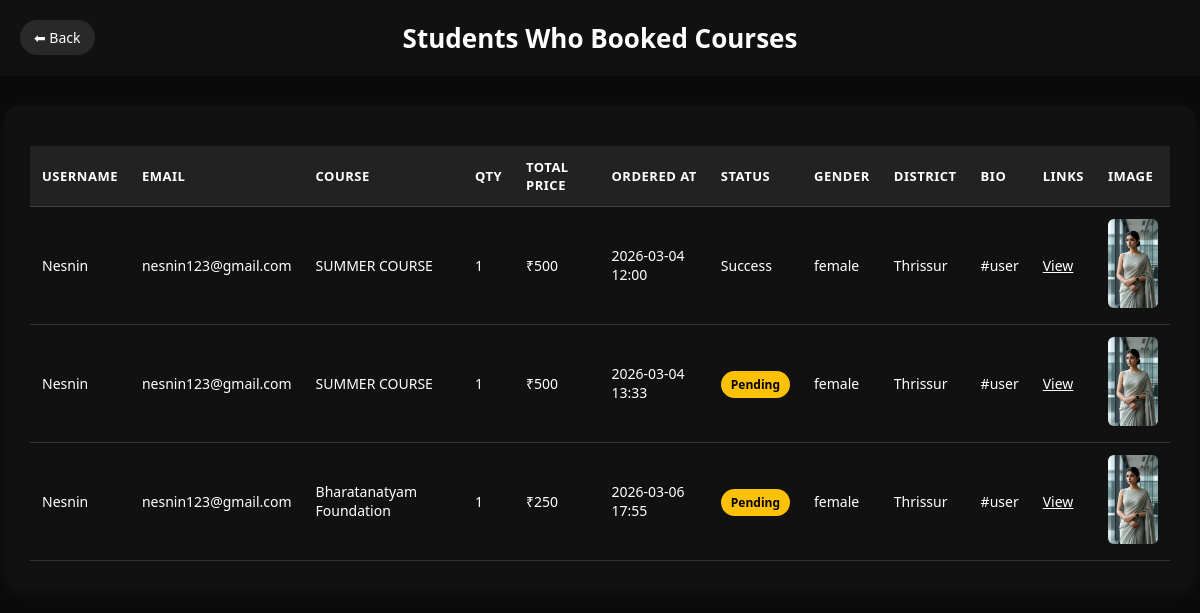
Page /studentslist/ on the committed database.
### danceapp/models.py (models this page shows, shortened)
class course_buynow(models.Model):
    user = models.ForeignKey(Registration, on_delete=models.CASCADE)
    course = models.ForeignKey(DanceCourse, on_delete=models.CASCADE)
    quantity = models.IntegerField(default=1)
    total_price = models.IntegerField()
    ordered_at = models.DateTimeField(auto_now_add=True)
    payment_status = models.CharField(max_length=20, default='Pending')

class Registration(models.Model):
    username=models.CharField(max_length=100,null=True,blank=True)
    email=models.EmailField(max_length=100,unique=True)
    password=models.CharField(max_length=20,null=True,blank=True)
    confirm_password=models.CharField(max_length=20,null=True,blank=True)
    GENDER_CHOICES=(
        ('M','male'),
        ('F','female'),
        ('O','other'),
    )
    gender=models.CharField(max_length=1,choices=GENDER_CHOICES,null=True,blank=True)
    DISTRICT_CHOICES=(
        ('Trivandrum','Trivandrum'),
        ('Kollam','Kollam'),
        ('Pathanamthitta','Pathanamthitta'),
        ('Alappuzha','Alappuzha'),
        ('Kottayam','Kottayam'),
        ('Idukki','Idukki'),
        ('Ernakulam','Ernakulam'),
        ('Thrissur','Thrissur'),
        ('Palakkad','Palakkad'),
        ('Malappuram','Malappuram'),
        ('Kozhikode','Kozhikode'),
        ('Wayanad','Wayanad'),
        ('Kannur','Kannur'),
        ('Kasargod','Kasaragod'),
    )
    DISTRICT=models.CharField(max_length=20,choices=DISTRICT_CHOICES,null=True,blank=True)
    bio=models.TextField(null=True,blank=True)
    links=models.TextField(null=True,blank=True)
    image=models.FileField(upload_to='images/',null=True,blank=True)

class DanceCourse(models.Model):
    COURSE_TYPES = [
        ('CL', 'Classical'),
        ('HP', 'Hip Hop'),
        ('KS', 'Kathak'),
        ('BS', 'Bharatanatyam'),
        ('MO', 'Mohiniyattam'),
        ('OT', 'Other'),
    ]
    course_name = models.CharField(max_length=200)
    description = models.TextField(blank=True, null=True)
    course_type = models.CharField(max_length=20, choices=COURSE_TYPES, default='OT')
    duration_in_weeks = models.PositiveIntegerField()
    schedule = models.CharField(max_length=200, help_text="E.g. Mon, Wed, Fri - 5:00 PM to 6:00 PM")
    number_of_classes = models.PositiveIntegerField(help_text="Total number of classes")
    tutor = models.ForeignKey('Institution_AddTrainer',on_delete=models.SET_NULL,null=True,blank=True, related_name='courses')
    institution = models.ForeignKey('DanceInstitution',on_delete=models.CASCADE,related_name='courses')
    fees_per_head = models.DecimalField(max_digits=10,decimal_places=2)
    extra_details = models.TextField(blank=True, null=True)
    poster = models.ImageField(
        upload_to='course_posters/',
        blank=True,
        null=True,
        validators=[FileExtensionValidator(allowed_extensions=['jpg','jpeg','png','gif','webp'])]
    )
    status = models.CharField(
        max_length=20,
        choices=[('UP', 'Upcoming'), ('CO', 'Ongoing'), ('COC', 'Completed')],
        default='UP'
    )
    created_at = models.DateTimeField(auto_now_add=True)
    updated_at = models.DateTimeField(auto_now=True)

### danceapp/views.py (the view)
# urls.py: path('studentslist/', views.studentslist, name='studentslist'),
def studentslist(request):
    students=models.course_buynow.objects.all()
    return render(request,'studentslist.html',{'students':students})

### danceapp/templates/studentslist.html (shortened to what this page needs)
{% load static %}
<!DOCTYPE html>
<html lang="en">
<head>
</head>
<body>
<div class="header">
    <a href="javascript:history.back()" class="back-btn">⬅ Back</a>
    <h1>Students Who Booked Courses</h1>
</div>
<div class="container">
    {% if students %}
    <table>
        <thead>
            <tr>
                <th>Username</th>
                <th>Email</th>
                <th>Course</th>
                <th>Qty</th>
                <th>Total Price</th>
                <th>Ordered At</th>
                <th>Status</th>
                <th>Gender</th>
                <th>District</th>
                <th>Bio</th>
                <th>Links</th>
                <th>Image</th>
            </tr>
        </thead>
        <tbody>
            {% for s in students %}
            <tr>
                <td>{{ s.user.username }}</td>
                <td>{{ s.user.email }}</td>
                <td>{{ s.course.course_name }}</td>
                <td>{{ s.quantity }}</td>
                <td>₹{{ s.total_price }}</td>
                <td>{{ s.ordered_at|date:"Y-m-d H:i" }}</td>
                <td>
                    <span class="status-{{ s.payment_status|lower }}">
                        {{ s.payment_status }}
                    </span>
                </td>
                <td>{{ s.user.gender|default:"N/A" }}</td>
                <td>{{ s.user.DISTRICT|default:"N/A" }}</td>
                <td>{{ s.user.bio|default:"N/A" }}</td>
                <td>
                    {% if s.user.links %}
                        <a href="{{ s.user.links }}" target="_blank" class="link-btn">View</a>
                    {% else %}
                        N/A
                    {% endif %}
                </td>
                <td>
                    {% if s.user.image %}
                        <img src="{{ s.user.image.url }}" alt="Image">
                    {% else %}
                        N/A
                    {% endif %}
                </td>
            </tr>
            {% endfor %}
        </tbody>
    </table>
    {% else %}
        <div class="no-data">
            No students have booked any courses yet.
        </div>
    {% endif %}
</div>
</body>
</html>

### danceapp/templates/studentslist.html (style rules this page uses)
body { margin: 0; font-family: 'Segoe UI', sans-serif; background: #0a0a0a; color: #fff; }
.header { background: #111; color: white; padding: 20px; text-align: center; position: relative; }
.header h1 { margin: 0; font-size: 26px; }
.back-btn { position: absolute; left: 20px; top: 20px; background: rgba(255,255,255,0.1); color: white; padding: 8px 14px; border-radius: 25px; text-decoration: none; font-size: 14px; transition: 0.3s; }
.container { width: 95%; max-width: 1200px; margin: 30px auto; background: #111; padding: 25px; border-radius: 12px; box-shadow: 0 5px 20px rgba(255,255,255,0.05); }
table { width: 100%; border-collapse: collapse; margin-top: 15px; color: #fff; }
th, td { padding: 12px; border-bottom: 1px solid rgba(255,255,255,0.15); text-align: left; font-size: 14px; }
th { background-color: #222; color: #fff; text-transform: uppercase; font-size: 13px; letter-spacing: 0.5px; }
img { max-width: 50px; border-radius: 6px; }
.status-pending { background-color: #ffc107; color: #000; padding: 5px 10px; border-radius: 20px; font-size: 12px; font-weight: 600; }
a.link-btn { color: #fff; text-decoration: underline; font-weight: 500; }

### rows in the picture
course_buynow: user.username "Nesnin", user.email "nesnin123@gmail.com", course.course_name "SUMMER COURSE", quantity "1", total_price "500", ordered_at "2026-03-04 12:00", payment_status "Success", user.gender "female", user.DISTRICT "Thrissur", user.bio "#user", user.image (picture)
course_buynow: user.username "Nesnin", user.email "nesnin123@gmail.com", course.course_name "SUMMER COURSE", quantity "1", total_price "500", ordered_at "2026-03-04 13:33", payment_status "Pending", user.gender "female", user.DISTRICT "Thrissur", user.bio "#user", user.image (picture)
course_buynow: user.username "Nesnin", user.email "nesnin123@gmail.com", course.course_name "Bharatanatyam Foundation", quantity "1", total_price "250", ordered_at "2026-03-06 17:55", payment_status "Pending", user.gender "female", user.DISTRICT "Thrissur", user.bio "#user", user.image (picture)
